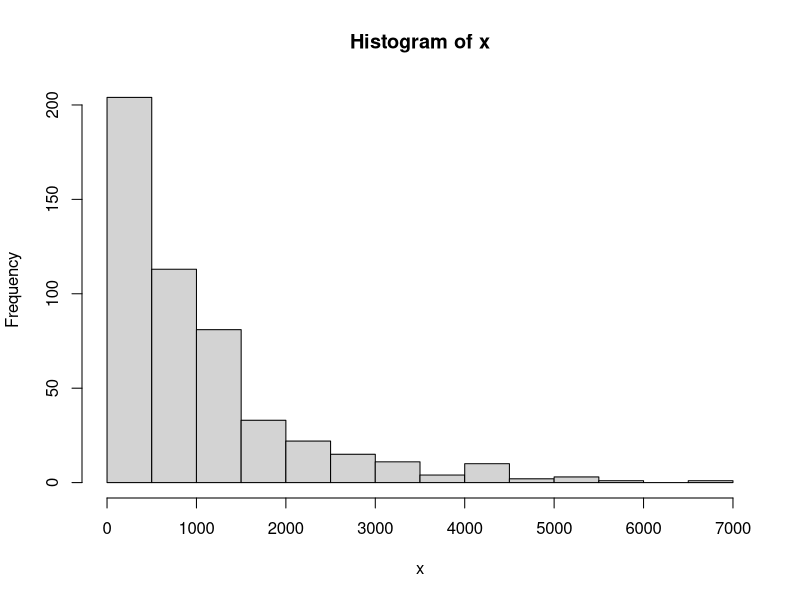

Generate this figure with R:
## ---- chunk 1
for(i in 1:10){
  print(seq(1,5))
}
## ---- chunk 2
x<- rexp(500,0.001)
hist(x)

